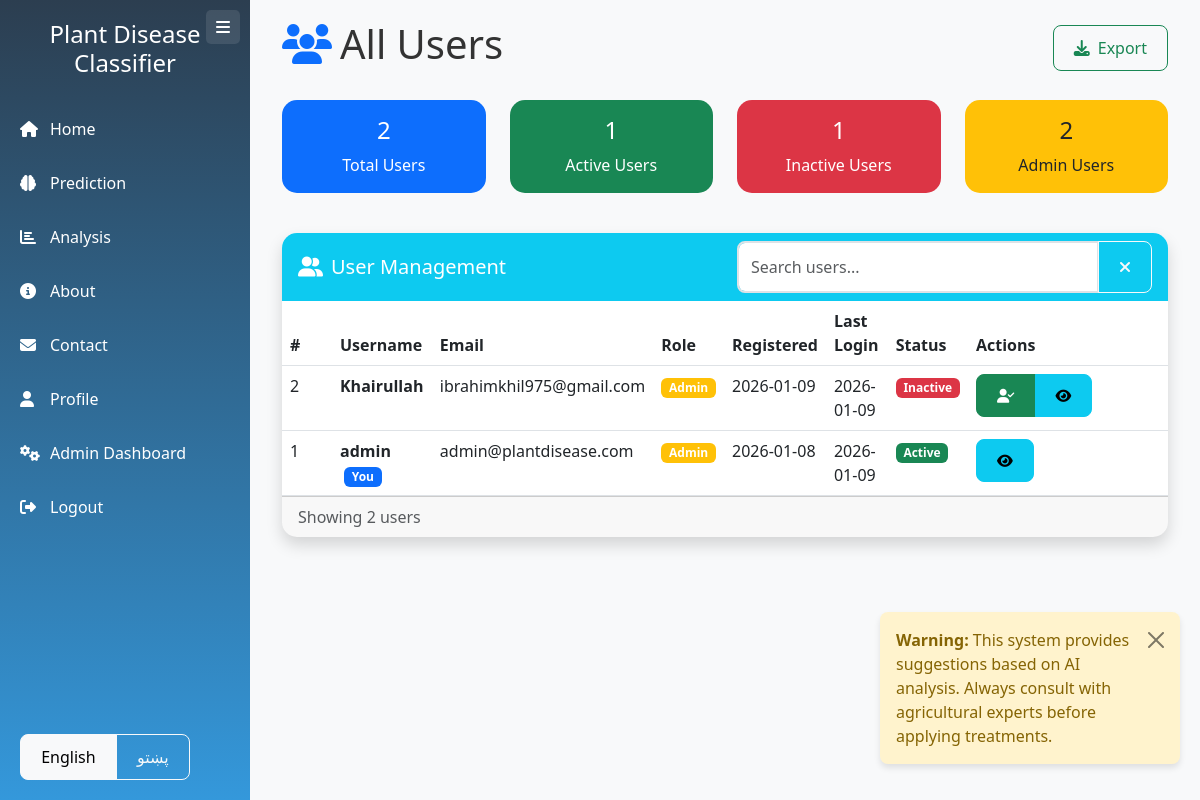
The app's page /admin/users (signed in) with its own data.
### app.py (models this page shows)
class User(UserMixin, db.Model):
    id = db.Column(db.Integer, primary_key=True)
    username = db.Column(db.String(80), unique=True, nullable=False)
    email = db.Column(db.String(120), unique=True, nullable=False)
    password = db.Column(db.String(200), nullable=False)
    role = db.Column(db.String(20), default='user')
    created_at = db.Column(db.DateTime, default=datetime.utcnow)
    last_login = db.Column(db.DateTime)
    is_active = db.Column(db.Boolean, default=True)
    predictions = db.relationship('PredictionHistory', backref='user', lazy=True)

### app.py (the view)
@app.route('/admin/users')
@login_required
def manage_users():
    if current_user.role != 'admin':
        flash('Access denied', 'error')
        return redirect(url_for('index'))
    lang = session.get('lang', 'en')
    direction = 'rtl' if lang == 'ps' else 'ltr'
    users = User.query.order_by(User.created_at.desc()).all()
    return render_template('admin_users.html',
                           lang=lang,
                           direction=direction,
                           t=translations[lang],
                           users=users)

### app.py (called while the page is built)
@login_manager.user_loader
def load_user(user_id):
    return User.query.get(int(user_id))

@app.context_processor
def inject_globals():
    lang = session.get('lang', 'en')
    direction = 'rtl' if lang == 'ps' else 'ltr'
    return dict(
        lang=lang,
        direction=direction,
        t=translations[lang],
        class_names=class_names,
        current_user=current_user,
        get_severity_color=get_severity_color,
        get_view_functions=get_view_functions,
        get_disease_info=get_disease_info,
        datetime=datetime,  # Add this line
        now=datetime.now
    )

### templates/admin_users.html (shortened to what this page needs)
{% extends "base.html" %}
{% block content %}
<div class="container-fluid">
    <div class="row mb-4">
        <div class="col-12">
            <div class="d-flex justify-content-between align-items-center">
                <h1 class="display-6"><i class="fas fa-users text-primary me-2"></i>{{ t.all_users }}</h1>
                <div class="btn-group">
                    <button class="btn btn-outline-success" id="exportUsers">
                        <i class="fas fa-download me-2"></i>{{ 'Export' if lang == 'en' else 'صادرول' }}
                    </button>
                </div>
            </div>
        </div>
    </div>
    <div class="row mb-4">
        <div class="col-md-3 col-6 mb-3">
            <div class="card bg-primary text-white">
                <div class="card-body text-center">
                    <h4 class="card-title">{{ users|length }}</h4>
                    <p class="card-text">{{ 'Total Users' if lang == 'en' else 'ټول کارونکي' }}</p>
                </div>
            </div>
        </div>
        <div class="col-md-3 col-6 mb-3">
            {% set active_users = users|selectattr('is_active')|list|length %}
            <div class="card bg-success text-white">
                <div class="card-body text-center">
                    <h4 class="card-title">{{ active_users }}</h4>
                    <p class="card-text">{{ 'Active Users' if lang == 'en' else 'فعال کارونکي' }}</p>
                </div>
            </div>
        </div>
        <div class="col-md-3 col-6 mb-3">
            {% set inactive_users = users|rejectattr('is_active')|list|length %}
            <div class="card bg-danger text-white">
                <div class="card-body text-center">
                    <h4 class="card-title">{{ inactive_users }}</h4>
                    <p class="card-text">{{ 'Inactive Users' if lang == 'en' else 'غیرفعال کارونکي' }}</p>
                </div>
            </div>
        </div>
        <div class="col-md-3 col-6 mb-3">
            {% set admin_users = users|selectattr('role', 'equalto', 'admin')|list|length %}
            <div class="card bg-warning text-dark">
                <div class="card-body text-center">
                    <h4 class="card-title">{{ admin_users }}</h4>
                    <p class="card-text">{{ 'Admin Users' if lang == 'en' else 'ادمین کارونکي' }}</p>
                </div>
            </div>
        </div>
    </div>
    <div class="row">
        <div class="col-12">
            <div class="card shadow">
                <div class="card-header bg-info text-white">
                    <div class="row align-items-center">
                        <div class="col-md-6">
                            <h5 class="mb-0"><i class="fas fa-user-friends me-2"></i>{{ 'User Management' if lang == 'en' else 'د کارونکي مدیریت' }}</h5>
                        </div>
                        <div class="col-md-6">
                            <div class="input-group">
                                <input type="text" class="form-control" id="searchUsers"
                                       placeholder="{{ 'Search users...' if lang == 'en' else 'کارونکي لټون کړئ...' }}">
                                <button class="btn btn-outline-light" type="button" id="clearUserSearch">
                                    <i class="fas fa-times"></i>
                                </button>
                            </div>
                        </div>
                    </div>
                </div>
                <div class="card-body p-0">
                    {% if users %}
                    <div class="table-responsive">
                        <table class="table table-hover mb-0" id="usersTable">
                            <thead>
                                <tr>
                                    <th width="50">#</th>
                                    <th>{{ t.username }}</th>
                                    <th>{{ t.email }}</th>
                                    <th>{{ 'Role' if lang == 'en' else 'رول' }}</th>
                                    <th>{{ 'Registered' if lang == 'en' else 'ثبت شوی' }}</th>
                                    <th>{{ 'Last Login' if lang == 'en' else 'وروستی ننوتل' }}</th>
                                    <th>{{ t.status }}</th>
                                    <th width="200">{{ t.actions }}</th>
                                </tr>
                            </thead>
                            <tbody>
                                {% for user in users %}
                                <tr data-id="{{ user.id }}">
                                    <td>{{ user.id }}</td>
                                    <td>
                                        <strong>{{ user.username }}</strong>
                                        {% if user.id == current_user.id %}
                                        <span class="badge bg-primary ms-1">{{ 'You' if lang == 'en' else 'تاسو' }}</span>
                                        {% endif %}
                                    </td>
                                    <td>{{ user.email }}</td>
                                    <td>
                                        <span class="badge bg-{{ 'warning' if user.role == 'admin' else 'info' }}">
                                            {{ user.role|title }}
                                        </span>
                                    </td>
                                    <td>{{ user.created_at.strftime('%Y-%m-%d') }}</td>
                                    <td>
                                        {% if user.last_login %}
                                            {{ user.last_login.strftime('%Y-%m-%d') }}
                                        {% else %}
                                            <span class="text-muted">{{ 'Never' if lang == 'en' else 'هیڅکله' }}</span>
                                        {% endif %}
                                    </td>
                                    <td>
                                        <span class="badge bg-{{ 'success' if user.is_active else 'danger' }}">
                                            {{ 'Active' if user.is_active else 'Inactive' }}
                                        </span>
                                    </td>
                                    <td>
                                        <div class="btn-group btn-group-sm" role="group">
                                            {% if user.id != current_user.id %}
                                            <button class="btn btn-{{ 'danger' if user.is_active else 'success' }} toggle-active"
                                                    data-id="{{ user.id }}"
                                                    data-active="{{ user.is_active|lower }}"
                                                    title="{{ 'Deactivate' if user.is_active else 'Activate' }}">
                                                <i class="fas fa-{{ 'user-times' if user.is_active else 'user-check' }}"></i>
                                            </button>
                                            {% endif %}
                                            <button class="btn btn-info view-user"
                                                    data-id="{{ user.id }}"
                                                    title="{{ 'View Details' if lang == 'en' else 'تفصیلات وګورئ' }}">
                                                <i class="fas fa-eye"></i>
                                            </button>
                                        </div>
                                    </td>
                                </tr>
                                {% endfor %}
                            </tbody>
                        </table>
                    </div>
                    {% else %}
                    <div class="text-center py-5">
                        <i class="fas fa-users-slash fa-4x text-muted mb-3"></i>
                        <h4>{{ 'No users found' if lang == 'en' else 'هیڅ کارونکی ونه موندل شو' }}</h4>
                    </div>
                    {% endif %}
                </div>
                {% if users %}
                <div class="card-footer">
                    <div class="d-flex justify-content-between align-items-center">
                        <div>
                            <span class="text-muted">
                                {{ 'Showing' if lang == 'en' else 'ښکاره کیږي' }} {{ users|length }} {{ 'users' if lang == 'en' else 'کارونکي' }}
                            </span>
                        </div>
                    </div>
                </div>
                {% endif %}
            </div>
        </div>
    </div>
</div>
{% endblock %}

### static/css/style.css (style rules this page uses)
:root { --primary-color: #3498db; --secondary-color: #2c3e50; --success-color: #2ecc71; --warning-color: #f39c12; --danger-color: #e74c3c; --light-color: #ecf0f1; --dark-color: #34495e; }
body { font-family: 'Segoe UI', Tahoma, Geneva, Verdana, sans-serif; background-color: #f8f9fa; color: #333; }
.card { border: none; border-radius: 15px; overflow: hidden; transition: transform 0.3s, box-shadow 0.3s; }
.card-header { border-bottom: none; font-weight: 600; }
.btn { border-radius: 8px; padding: 10px 20px; font-weight: 500; transition: all 0.3s; }
.form-control { border-radius: 8px; padding: 12px; border: 2px solid #dee2e6; }

### records on screen
User: id "2", username "Khairullah", email "ibrahimkhil975@gmail.com", role "Admin", created_at "2026-01-09", last_login "2026-01-09", is_active "Inactive"
User: id "1", username "admin", value "You", email "admin@plantdisease.com", role "Admin", created_at "2026-01-08", last_login "2026-01-09", is_active "Active"

### other values on screen
{{ t.app_name }} "Plant Disease Classifier"
{{ t.home }} "Home"
{{ t.prediction }} "Prediction"
{{ t.analysis }} "Analysis"
{{ t.about }} "About"
{{ t.contact }} "Contact"
{{ t.profile }} "Profile"
{{ t.admin_dashboard }} "Admin Dashboard"
{{ t.logout }} "Logout"
{{ t.all_users }} "All Users"
{{ 'Export' if lang == 'en' else 'صادرول' }} "Export"
{{ users|length }} "2"
{{ 'Total Users' if lang == 'en' else 'ټول کارونکي' }} "Total Users"
{{ active_users }} "1"
{{ 'Active Users' if lang == 'en' else 'فعال کارونکي' }} "Active Users"
